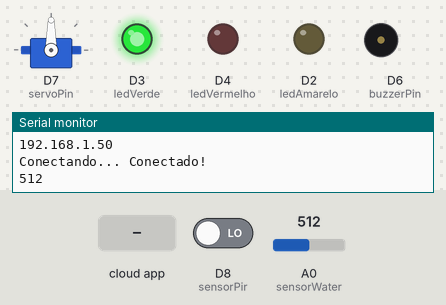
This sketch was run on a simulated ESP8266 (NodeMCU). Parts: servo, output pins drawn as LEDs (lit = HIGH), buzzer (waves = sounding), the last lines printed to the serial monitor. The test bench sets the inputs (shaded band); at power-on: D8 (sensorPir) LOW, A0 (sensorWater) = 512. WiFi joins after 1.5 s; servers stay silent unless stated; no MQTT or app messages arrive unless stated.

Above: at 2.9 s.
3.0 s: the phone or cloud app sets cat-feeder to PIR
At 5.1 s:
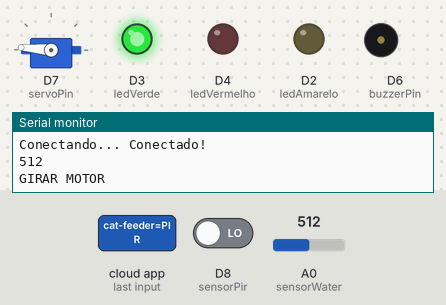
8.0 s: the phone or cloud app sets music to PIR
At 10.5 s:
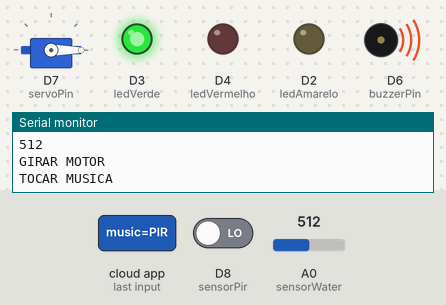
12.9 s: the phone or cloud app sets cat-feeder to APP
At 13.8 s:
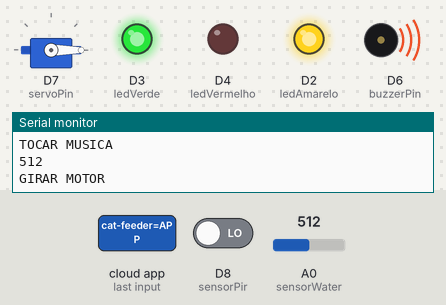
16.4 s: D8 (sensorPir) driven HIGH
21.4 s: the phone or cloud app sets controller to PIR
At 24.3 s:
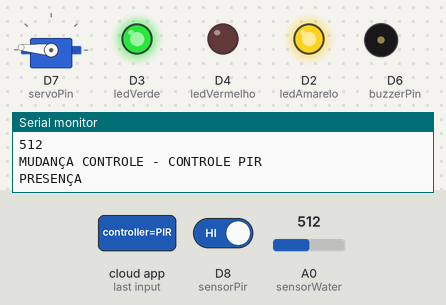
24.9 s: the phone or cloud app sets duration to PIR
Timing chart, 0 to 29.1 s (numbered marks = the images above; inputs shaded):
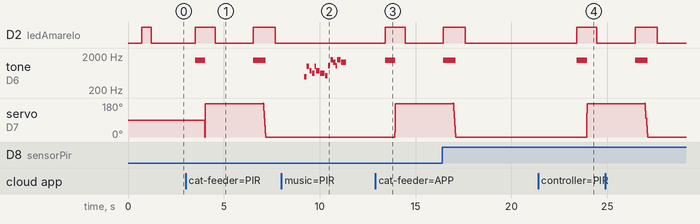

The sketch:

firmware.ino
```cpp
/************************* Inclusão das Bibliotecas *********************************/
#include "ESP8266WiFi.h"
#include "Adafruit_MQTT.h"
#include "Adafruit_MQTT_Client.h"
#include "Servo.h"
#include "notes.h"

/************************* Conexão WiFi*********************************/

#define WIFI_SSID       "YOUR WIFI SSID" // nome de sua rede wifi
#define WIFI_PASS       "YOUR WIFI PASSWORD"     // senha de sua rede wifi

/********************* Credenciais Adafruit io *************************/

#define AIO_SERVER      "io.adafruit.com"
#define AIO_SERVERPORT  1883
#define AIO_USERNAME    "YOUR ADAFRUIT USERNAME" // Seu usuario cadastrado na plataforma da Adafruit
#define AIO_KEY         "YOUR ADAFRUIT KEY"       // Sua key da dashboard

/********************** Variaveis globais *******************************/

//* DEFINIÇÃO DO SERVO MOTOR
Servo myservo;

WiFiClient client;

Adafruit_MQTT_Client mqtt(&client, AIO_SERVER, AIO_SERVERPORT, AIO_USERNAME, AIO_KEY);

#define ledAmarelo D2
#define ledVerde D3
#define ledVermelho D4
#define buzzerPin D6
#define servoPin D7
#define sensorPir D8
#define sensorWater A0

long previousMillis = 0;

/*
 * SE O VALOR FOR 0 O PIR APENAS INFORMA A PRESENÇA
 * SE O VALOR FOR 1 O PIR CONTROLA O SERVO
 */
bool isPirController = 0;
bool isDetectedOld = 1;
int delayFeedTime = 2000;
/****************************** Declaração dos Feeds ***************************************/

/* feed responsavel por receber os dados da nossa dashboard */
Adafruit_MQTT_Subscribe _feed = Adafruit_MQTT_Subscribe(&mqtt, AIO_USERNAME "/feeds/cat-feeder", MQTT_QOS_1);

/* feed responsavel por receber os dados da nossa dashboard */
Adafruit_MQTT_Subscribe _music = Adafruit_MQTT_Subscribe(&mqtt, AIO_USERNAME "/feeds/music", MQTT_QOS_1);

/* feed responsavel por receber os dados da nossa dashboard */
Adafruit_MQTT_Subscribe _controller = Adafruit_MQTT_Subscribe(&mqtt, AIO_USERNAME "/feeds/controller", MQTT_QOS_1);

/* feed responsavel por receber os dados da nossa dashboard */
Adafruit_MQTT_Subscribe _duration = Adafruit_MQTT_Subscribe(&mqtt, AIO_USERNAME "/feeds/duration", MQTT_QOS_1);

/* feed responsavel por enviar os dados do sensor para nossa dashboard */
Adafruit_MQTT_Publish _pirSensor = Adafruit_MQTT_Publish(&mqtt, AIO_USERNAME "/feeds/sensor", MQTT_QOS_1);

/* feed responsavel por enviar os dados do sensor para nossa dashboard */
Adafruit_MQTT_Publish _waterLevel = Adafruit_MQTT_Publish(&mqtt, AIO_USERNAME "/feeds/water", MQTT_QOS_1);


/*************************** Declaração dos Prototypes ************************************/

void initSerial();
void initPins();
void initWiFi();
void initMQTT();
void girarMotor();
void scanSensorPir();
void conectar_broker();
void playMusic();

/*************************** Laço de conexão MQTT ************************************/

void MQTT_connect();

/*************************** Sketch ************************************/

void setup() {
  initSerial();
  initPins();
  initWiFi();
  initMQTT();
}

uint32_t x = 0;

void loop() {
  MQTT_connect();

  bool sensorOutput = digitalRead(sensorPir);
  if (sensorOutput)
  {
     Serial.println("PRESENÇA");
     if(isDetectedOld == 0) {
      if (! _pirSensor.publish(1)) {
        Serial.println(F("Falha ao enviar o valor do sensor."));
      }
      isDetectedOld = 1;
     }
    if(isPirController == 1){
      girarMotor();
    }

  }
  else {
    if(isDetectedOld == 1) {
      if (! _pirSensor.publish(0)) {
        Serial.println(F("Falha ao enviar o valor do sensor."));
        delay(1000);
      }
      isDetectedOld = 0;
    }
  }

  int waterLevel = analogRead(sensorWater);
  Serial.println(waterLevel);
  if (! _waterLevel.publish(waterLevel)) {
      Serial.println(F("Falha ao enviar o valor do sensor de agua."));
      delay(1000);
  }

  Adafruit_MQTT_Subscribe *subscription;
  while ((subscription = mqtt.readSubscription(1500))) {
    if (subscription == &_feed) {
      Serial.println("GIRAR MOTOR");
      girarMotor();
    } else if (subscription == &_music) {
      Serial.println("TOCAR MUSICA");
      playMusic();
    }
    else if (subscription == &_controller) {
      Serial.print("MUDANÇA CONTROLE - ");
      if (strcmp((char *)_controller.lastread, "PIR") == 0) {
      Serial.println("CONTROLE PIR");
        isPirController = 1;
      }
      if (strcmp((char *)_controller.lastread, "APP") == 0) {
      Serial.println("CONTROLE APP");
        isPirController = 0;
      }
    } else if(subscription == &_duration) {
      Serial.print((char *)_controller.lastread);
    }
  }

  if (! mqtt.ping()) {
    mqtt.disconnect();
  }
}

/*************************** Implementação dos Prototypes ************************************/

/* Conexao Serial */
void initSerial() {
  Serial.begin(9600);
  delay(10);
}

/* Configuração dos pinos */
void initPins() {
  pinMode(sensorPir, INPUT);
  myservo.attach(servoPin);
  delay(200);
  pinMode(ledVerde, OUTPUT);
  pinMode(ledAmarelo, OUTPUT);
  pinMode(ledVermelho, OUTPUT);
}

/* Configuração da conexão WiFi */
void initWiFi() {
  Serial.print("Conectando-se na rede "); Serial.println(WIFI_SSID);

  WiFi.begin(WIFI_SSID, WIFI_PASS);

  unsigned long startTime = millis();
  digitalWrite(ledVermelho, LOW);
  digitalWrite(ledVerde, LOW);

  while (WiFi.status() != WL_CONNECTED) {
    delay(500);
    Serial.print(".");
    digitalWrite(ledAmarelo, !digitalRead(ledAmarelo));
    if (millis() - startTime > 10000)
      break;
  }
  Serial.println();

  if (WiFi.status() == WL_CONNECTED)
  {
    Serial.println("Conectado à rede com sucesso");
    digitalWrite(ledAmarelo, LOW);
    digitalWrite(ledVermelho, LOW);
    digitalWrite(ledVerde, HIGH);
    Serial.println("Endereço IP: "); Serial.println(WiFi.localIP());
  } else {
    digitalWrite(ledAmarelo, LOW);
    digitalWrite(ledVerde, LOW);
    digitalWrite(ledVermelho, HIGH);
    Serial.println("Não foi possível conectar ao WIFI escolhido");
  }
}

/* Configuração da conexão MQTT */
void initMQTT() {
  //_feed.setCallback(girarMotor);
  //_music.setCallback(playMusic);
  mqtt.subscribe(&_feed);
  mqtt.subscribe(&_music);
  mqtt.subscribe(&_controller);
  mqtt.subscribe(&_duration);
}

/*************************** Implementação dos Callbacks ************************************/

void girarMotor()
{
  delay(500);
  digitalWrite(ledAmarelo, HIGH);
  tone(buzzerPin, 1500);
  delay(500);
  int pos;
  for (pos = 0; pos <= 180; pos += 25)
  { // goes from 0 degrees to 180 degrees
    // in steps of 1 degree
    myservo.write(pos);
    delay(5);            // waits 15ms for the servo to reach the position
  }
  noTone(buzzerPin);
  delay(500);
  digitalWrite(ledAmarelo, LOW);
  delay(delayFeedTime);
  digitalWrite(ledAmarelo, HIGH);
  tone(buzzerPin, 1500);
  delay(500);
  for (pos = 180; pos >= 0; pos -= 20)
  { // goes from 180 degrees to 0 degrees
    myservo.write(pos);
    delay(15);
  }
  noTone(buzzerPin);
  delay(500);
  digitalWrite(ledAmarelo, LOW);
  delay(500);
  delay(1000);
}

//char *data, uint16_t len

void playMusic() {
  for (int thisNote = 0; thisNote < notes * 2; thisNote = thisNote + 2) {

    // calculates the duration of each note
    divider = melody[thisNote + 1];
    if (divider > 0) {
      // regular note, just proceed
      noteDuration = (wholenote) / divider;
    } else if (divider < 0) {
      // dotted notes are represented with negative durations!!
      noteDuration = (wholenote) / abs(divider);
      noteDuration *= 1.5; // increases the duration in half for dotted notes
    }

    // we only play the note for 90% of the duration, leaving 10% as a pause
    tone(buzzerPin, melody[thisNote], noteDuration * 0.9);

    // Wait for the specief duration before playing the next note.
    delay(noteDuration);

    // stop the waveform generation before the next note.
    noTone(buzzerPin);
  }
}

void scanSensorPir() {
  bool sensorOutput = digitalRead(sensorPir);
  if (sensorOutput)
  {
    Serial.println("DETECTADO PRESENÇA");
    if (! _pirSensor.publish(1)) {
      Serial.println("Falha ao enviar o valor do sensor.");
    }
  }
  else {
    Serial.println("NÃO DETECTADO PRESENÇA");
    if (! _pirSensor.publish(0)) {
      Serial.println("Falha ao enviar o valor do sensor.");
    }
  }
}

/*************************** Demais implementações ************************************/

void MQTT_connect() {
  int8_t ret;

  if (mqtt.connected()) {
    return;
  }

  Serial.print("Conectando... ");

  uint8_t retries = 3;
  while ((ret = mqtt.connect()) != 0) {
    Serial.println(mqtt.connectErrorString(ret));
    Serial.println("Reconectando em 5s...");
    mqtt.disconnect();
    delay(5000);
    retries--;
    if (retries == 0) {
      while (1);
    }
  }
  Serial.println("Conectado!");
}

/* Conexão com o broker e também servirá para reestabelecer a conexão caso caia */
void conectar_broker() {
  int8_t ret;

  if (mqtt.connected()) {
    return;
  }

  Serial.println("Conectando-se ao broker mqtt...");

  uint8_t num_tentativas = 3;
  while ((ret = mqtt.connect()) != 0) {
    Serial.println(mqtt.connectErrorString(ret));
    Serial.println("Falha ao se conectar. Tentando se reconectar em 5 segundos.");
    mqtt.disconnect();
    delay(5000);
    num_tentativas--;
    if (num_tentativas == 0) {
      Serial.println("Seu ESP será resetado.");
      while (1);
    }
  }

  Serial.println("Conectado ao broker com sucesso.");
}
```

notes.h
```cpp
#define NOTE_B0  31
#define NOTE_C1  33
#define NOTE_CS1 35
#define NOTE_D1  37
#define NOTE_DS1 39
#define NOTE_E1  41
#define NOTE_F1  44
#define NOTE_FS1 46
#define NOTE_G1  49
#define NOTE_GS1 52
#define NOTE_A1  55
#define NOTE_AS1 58
#define NOTE_B1  62
#define NOTE_C2  65
#define NOTE_CS2 69
#define NOTE_D2  73
#define NOTE_DS2 78
#define NOTE_E2  82
#define NOTE_F2  87
#define NOTE_FS2 93
#define NOTE_G2  98
#define NOTE_GS2 104
#define NOTE_A2  110
#define NOTE_AS2 117
#define NOTE_B2  123
#define NOTE_C3  131
#define NOTE_CS3 139
#define NOTE_D3  147
#define NOTE_DS3 156
#define NOTE_E3  165
#define NOTE_F3  175
#define NOTE_FS3 185
#define NOTE_G3  196
#define NOTE_GS3 208
#define NOTE_A3  220
#define NOTE_AS3 233
#define NOTE_B3  247
#define NOTE_C4  262
#define NOTE_CS4 277
#define NOTE_D4  294
#define NOTE_DS4 311
#define NOTE_E4  330
#define NOTE_F4  349
#define NOTE_FS4 370
#define NOTE_G4  392
#define NOTE_GS4 415
#define NOTE_A4  440
#define NOTE_AS4 466
#define NOTE_B4  494
#define NOTE_C5  523
#define NOTE_CS5 554
#define NOTE_D5  587
#define NOTE_DS5 622
#define NOTE_E5  659
#define NOTE_F5  698
#define NOTE_FS5 740
#define NOTE_G5  784
#define NOTE_GS5 831
#define NOTE_A5  880
#define NOTE_AS5 932
#define NOTE_B5  988
#define NOTE_C6  1047
#define NOTE_CS6 1109
#define NOTE_D6  1175
#define NOTE_DS6 1245
#define NOTE_E6  1319
#define NOTE_F6  1397
#define NOTE_FS6 1480
#define NOTE_G6  1568
#define NOTE_GS6 1661
#define NOTE_A6  1760
#define NOTE_AS6 1865
#define NOTE_B6  1976
#define NOTE_C7  2093
#define NOTE_CS7 2217
#define NOTE_D7  2349
#define NOTE_DS7 2489
#define NOTE_E7  2637
#define NOTE_F7  2794
#define NOTE_FS7 2960
#define NOTE_G7  3136
#define NOTE_GS7 3322
#define NOTE_A7  3520
#define NOTE_AS7 3729
#define NOTE_B7  3951
#define NOTE_C8  4186
#define NOTE_CS8 4435
#define NOTE_D8  4699
#define NOTE_DS8 4978
#define REST      0

int tempo = 108;

int buzzer = 11;

int melody[] = {


  NOTE_B4, 16, NOTE_B5, 16, NOTE_FS5, 16, NOTE_DS5, 16, //1
  NOTE_B5, 32, NOTE_FS5, -16, NOTE_DS5, 8, NOTE_C5, 16,
  NOTE_C6, 16, NOTE_G6, 16, NOTE_E6, 16, NOTE_C6, 32, NOTE_G6, -16, NOTE_E6, 8,

};

// sizeof gives the number of bytes, each int value is composed of two bytes (16 bits)
// there are two values per note (pitch and duration), so for each note there are four bytes
int notes = sizeof(melody) / sizeof(melody[0]) / 2;

// this calculates the duration of a whole note in ms
int wholenote = (60000 * 4) / tempo;

int divider = 0, noteDuration = 0;
```

Measured:
- after the input at 3.0 s, D2 (ledAmarelo): alternates HIGH for 1.1 s and LOW for 2.0 s, starting after 0.50 s; tone on D6 (buzzerPin): alternates 1500 Hz for 0.60 s and silent for 2.5 s, starting after 0.50 s
- after the input at 8.0 s, tone on D6 (buzzerPin): plays 494 Hz for 0.12 s, 988 Hz for 0.12 s, 740 Hz for 0.12 s, 622 Hz for 0.12 s, 988 Hz for 0.07 s, 740 Hz for 0.19 s … (14 notes in this stretch), starting after 1.2 s
- after the input at 12.9 s, D2 (ledAmarelo): LOW → HIGH after 0.51 s, → LOW 1.0 s later; tone on D6 (buzzerPin): silent → 1500 Hz after 0.51 s, → silent 0.54 s later; servo on D7 (servoPin): 0° → 175° after 1.0 s
- after the input at 21.4 s, D2 (ledAmarelo): LOW → HIGH after 2.0 s, → LOW 1.0 s later; tone on D6 (buzzerPin): silent → 1500 Hz after 2.0 s, → silent 0.54 s later; servo on D7 (servoPin): 0° → 175° after 2.5 s
